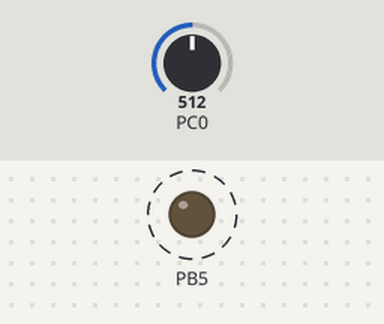
Recording of a program running on a simulated ATmega328P, built with avr-gcc and emulated at 16 MHz. Parts: output pins drawn as LEDs (lit = HIGH). Dashed ring = blinking. The inputs (shaded band) are chosen by the test bench; at power-on: PC0 = 512. What the program prints to the serial monitor is not drawn.

Above: at 1.2 s.
1.3 s: PC0 set to 716
4.3 s: PC0 set to 900
Timing chart, 0 to 13.3 s (numbered marks = the images above; inputs shaded):
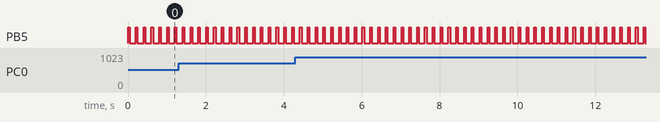

The program:

main.c
```c
/**
 * @file main.c
 * @brief Bare-metal sensor node firmware for ATmega328P (SimulIDE).
 *        Samples ADC0 at 5 Hz and transmits 8-byte CRC-16 protected frames.
 */
#include <avr/io.h>
#include <util/delay.h>

#include "adc.h"
#include "crc16.h"
#include "frame.h"
#include "uart.h"

enum { UART_BAUDRATE = 115200UL, ADC_CHANNEL_0 = 0U, SAMPLE_DELAY_MS = 200U };

int main(void) {
  /* Configure PB5 (Arduino Pin 13) as output for TX activity LED */
  DDRB |= (uint8_t)(1U << DDB5);

  uart_init(UART_BAUDRATE);
  adc_init();

  uint16_t seq_id = 0U;

  for (;;) {
    PORTB |= (uint8_t)(1U << PORTB5);

    uint16_t adc_sample = adc_read_channel(ADC_CHANNEL_0);

    telemetry_frame_t frame = {.sof = {FRAME_SOF_0, FRAME_SOF_1},
                               .seq_id = seq_id,
                               .adc_raw = adc_sample,
                               .crc16 = 0U};

    frame.crc16 = crc16_ccitt_false((const uint8_t *)&frame, FRAME_CRC_OFFSET);
    uart_send_buffer((const uint8_t *)&frame, sizeof(frame));

    ++seq_id;

    _delay_ms(40);
    PORTB &= (uint8_t)~(1U << PORTB5);
    _delay_ms(SAMPLE_DELAY_MS - 40U);
  }

  return 0;
}
```

adc.h
```c
/**
 * @file adc.h
 * @brief Bare-metal 10-bit ADC driver interface for ATmega328P.
 */
#ifndef P03_ADC_H
#define P03_ADC_H

#include <stdint.h>

void adc_init(void);
uint16_t adc_read_channel(uint8_t channel);

#endif /* P03_ADC_H */
```

crc16.h
```c
/**
 * @file crc16.h
 * @brief CRC-16/CCITT-FALSE integrity check (Polynomial 0x1021, Init 0xFFFF).
 */
#ifndef P03_CRC16_H
#define P03_CRC16_H

#include <stddef.h>
#include <stdint.h>

uint16_t crc16_ccitt_false(const uint8_t *data, size_t len);

#endif /* P03_CRC16_H */
```

frame.h
```c
/**
 * @file frame.h
 * @brief 8-byte UART binary protocol definition (Little-Endian).
 */
#ifndef P03_FRAME_H
#define P03_FRAME_H

#include <stdint.h>

enum {
  FRAME_SOF_0 = 0xAAU,
  FRAME_SOF_1 = 0x55U,
  FRAME_SIZE_BYTES = 8U,
  FRAME_CRC_OFFSET = 6U
};

typedef struct __attribute__((packed)) {
  uint8_t sof[2];   /* 0xAA, 0x55 */
  uint16_t seq_id;  /* Little-Endian: incremental counter */
  uint16_t adc_raw; /* Little-Endian: 10-bit ADC reading (0..1023) */
  uint16_t crc16;   /* Little-Endian: CRC-16/CCITT-FALSE over bytes 0..5 */
} telemetry_frame_t;

_Static_assert(sizeof(telemetry_frame_t) == FRAME_SIZE_BYTES,
               "telemetry_frame_t must be exactly 8 bytes");
#endif /* P03_FRAME_H */
```

uart.h
```c
/**
 * @file uart.h
 * @brief Bare-metal USART0 driver interface for ATmega328P (115200 8N1).
 */
#ifndef P02_UART_H
#define P02_UART_H

#include <stddef.h>
#include <stdint.h>

void uart_init(uint32_t baudrate);
void uart_send_byte(uint8_t byte);
void uart_send_buffer(const uint8_t *buf, size_t len);

#endif /* P02_UART_H */
```

adc.c
```c
/**
 * @file adc.c
 * @brief Bare-metal 10-bit ADC register-level driver for ATmega328P.
 */
#include "adc.h"
#include <avr/io.h>

void adc_init(void) {
  /* Voltage reference = AVCC (5V) with external capacitor at AREF */
  ADMUX = (uint8_t)(1U << REFS0);

  /* Enable ADC with prescaler 128 -> 16 MHz / 128 = 125 kHz ADC clock */
  ADCSRA =
      (uint8_t)((1U << ADEN) | (1U << ADPS2) | (1U << ADPS1) | (1U << ADPS0));
}

uint16_t adc_read_channel(uint8_t channel) {
  /* Select ADC channel (0..7) while preserving reference selection */
  ADMUX = (uint8_t)((ADMUX & 0xF0U) | (channel & 0x07U));

  /* Start single conversion */
  ADCSRA |= (uint8_t)(1U << ADSC);

  /* Wait until hardware clears ADSC upon conversion completion */
  while ((ADCSRA & (uint8_t)(1U << ADSC)) != 0U) {
    /* Busy-wait for ADC result */
  }

  /* Reading ADC macro reads ADCL then ADCH in the required order */
  return ADC;
}
```

crc16.c
```c
/**
 * @file crc16.c
 * @brief Bitwise CRC-16/CCITT-FALSE implementation with zero SRAM lookup
 * tables.
 */
#include "crc16.h"

uint16_t crc16_ccitt_false(const uint8_t *data, size_t len) {
  uint16_t crc = 0xFFFFU;

  if (data == NULL) {
    return 0U;
  }

  for (size_t i = 0U; i < len; ++i) {
    crc ^= (uint16_t)((uint16_t)data[i] << 8U);
    for (uint8_t bit = 0U; bit < 8U; ++bit) {
      if ((crc & 0x8000U) != 0U) {
        crc = (uint16_t)((crc << 1U) ^ 0x1021U);
      } else {
        crc = (uint16_t)(crc << 1U);
      }
    }
  }

  return crc;
}
```

uart.c
```c
/**
 * @file uart.c
 * @brief Bare-metal USART0 register-level implementation for ATmega328P.
 */
#include "uart.h"
#include <avr/io.h>

#ifndef F_CPU
#error "F_CPU must be defined for UART baudrate calculation"
#endif

void uart_init(uint32_t baudrate) {
  if (baudrate == 0UL) {
    return;
  }

  /* Enable Double Speed (U2X0 = 1) to minimize baudrate clock error at 16 MHz
   */
  UCSR0A = (uint8_t)(1U << U2X0);

  /* UBRR0 = (F_CPU / (8 * baudrate)) - 1 */
  uint16_t ubrr = (uint16_t)(((F_CPU / (8UL * baudrate)) - 1UL));
  UBRR0H = (uint8_t)(ubrr >> 8U);
  UBRR0L = (uint8_t)(ubrr & 0xFFU);

  /* Enable USART0 Transmitter and Receiver */
  UCSR0B = (uint8_t)((1U << TXEN0) | (1U << RXEN0));

  /* Asynchronous mode, No Parity, 1 Stop bit, 8 Data bits (8N1) */
  UCSR0C = (uint8_t)((1U << UCSZ01) | (1U << UCSZ00));
}

void uart_send_byte(uint8_t byte) {
  /* Wait until USART Data Register Empty (UDRE0) flag is set */
  while ((UCSR0A & (uint8_t)(1U << UDRE0)) == 0U) {
    /* Busy-wait for TX buffer readiness */
  }
  UDR0 = byte;
}

void uart_send_buffer(const uint8_t *buf, size_t len) {
  if (buf == NULL) {
    return;
  }

  for (size_t i = 0U; i < len; ++i) {
    uart_send_byte(buf[i]);
  }
}
```

Measured:
- by itself, PB5: alternates HIGH for 0.04 s and LOW for 0.16 s
